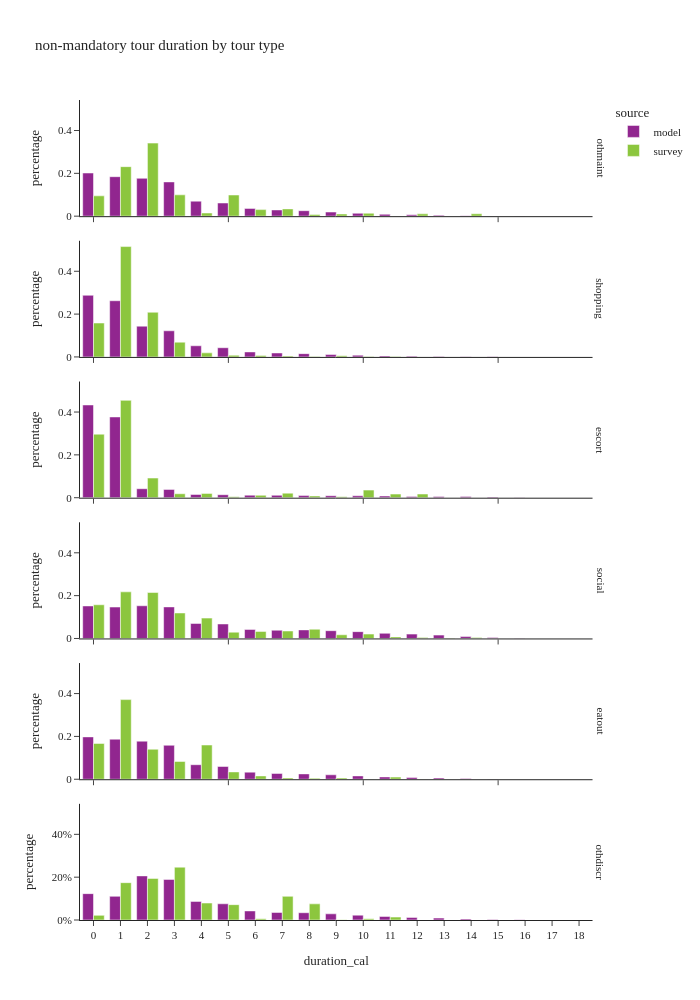

The notebook cell saved with this chart:
### Code cell
df_plot = non_m_tour_data.groupby(['source','tour_type','duration_cal'], observed=True)[['tour_weight']].sum().reset_index()
df_plot['percentage'] = df_plot.groupby(['source','tour_type'], group_keys=False)['tour_weight']. \
    apply(lambda x: x / float(x.sum()))

fig = px.bar(df_plot, x="duration_cal", y="percentage", color="source",barmode="group",
             facet_row='tour_type',
             title="non-mandatory tour duration by tour type")
fig.for_each_annotation(lambda a: a.update(text = a.text.split("=")[-1]))
fig.update_layout(height=1000, width=700, yaxis=dict(tickformat=".0%"), xaxis=dict(dtick="1"))
fig.show()

### Figure 1 — Plotly figure (JSON) as saved in the notebook; plotly's stock layout.template omitted (floating-point values rounded to 4 significant figures)
{"data": [{"alignmentgroup": "True", "hovertemplate": "source=model<br>tour_type=othmaint<br>duration_cal=%{x}<br>percentage=%{y}<extra></extra>", "legendgroup": "model", "marker": {"color": "#91268F", "pattern": {"shape": ""}}, "name": "model", "offsetgroup": "model", "orientation": "v", "showlegend": true, "textposition": "auto", "type": "bar", "x": [0.0, 1.0, 2.0, 3.0, 4.0, 5.0, 6.0, 7.0, 8.0, 9.0, 10.0, 11.0, 12.0, 13.0, 14.0, 15.0, 16.0, 17.0], "xaxis": "x6", "y": [0.2014, 0.1843, 0.1767, 0.16, 0.07009, 0.06143, 0.03636, 0.02907, 0.0256, 0.01927, 0.01349, 0.008795, 0.006076, 0.004168, 0.00216, 0.000732, 0.0003029, 7.212e-06], "yaxis": "y6"}, {"alignmentgroup": "True", "hovertemplate": "source=model<br>tour_type=shopping<br>duration_cal=%{x}<br>percentage=%{y}<extra></extra>", "legendgroup": "model", "marker": {"color": "#91268F", "pattern": {"shape": ""}}, "name": "model", "offsetgroup": "model", "orientation": "v", "showlegend": false, "textposition": "auto", "type": "bar", "x": [0.0, 1.0, 2.0, 3.0, 4.0, 5.0, 6.0, 7.0, 8.0, 9.0, 10.0, 11.0, 12.0, 13.0, 14.0, 15.0, 16.0, 17.0], "xaxis": "x5", "y": [0.2879, 0.2624, 0.1437, 0.1221, 0.05216, 0.04301, 0.0234, 0.01846, 0.01538, 0.01111, 0.008125, 0.004873, 0.00369, 0.002261, 0.0009542, 0.0003642, 7.837e-05, 6.915e-06], "yaxis": "y5"}, {"alignmentgroup": "True", "hovertemplate": "source=model<br>tour_type=escort<br>duration_cal=%{x}<br>percentage=%{y}<extra></extra>", "legendgroup": "model", "marker": {"color": "#91268F", "pattern": {"shape": ""}}, "name": "model", "offsetgroup": "model", "orientation": "v", "showlegend": false, "textposition": "auto", "type": "bar", "x": [0.0, 1.0, 2.0, 3.0, 4.0, 5.0, 6.0, 7.0, 8.0, 9.0, 10.0, 11.0, 12.0, 13.0, 14.0, 15.0, 16.0, 17.0, 18.0], "xaxis": "x4", "y": [0.433, 0.377, 0.04188, 0.0387, 0.01517, 0.01398, 0.01183, 0.0113, 0.009778, 0.009161, 0.008963, 0.007722, 0.006071, 0.005599, 0.005901, 0.002986, 0.0008403, 9.209e-05, 4.604e-06], "yaxis": "y4"}, {"alignmentgroup": "True", "hovertemplate": "source=model<br>tour_type=social<br>duration_cal=%{x}<br>percentage=%{y}<extra></extra>", "legendgroup": "model", "marker": {"color": "#91268F", "pattern": {"shape": ""}}, "name": "model", "offsetgroup": "model", "orientation": "v", "showlegend": false, "textposition": "auto", "type": "bar", "x": [0.0, 1.0, 2.0, 3.0, 4.0, 5.0, 6.0, 7.0, 8.0, 9.0, 10.0, 11.0, 12.0, 13.0, 14.0, 15.0, 16.0, 17.0, 18.0], "xaxis": "x3", "y": [0.1519, 0.1467, 0.1526, 0.1474, 0.07006, 0.06771, 0.0422, 0.03852, 0.04009, 0.03633, 0.03187, 0.02406, 0.0203, 0.01562, 0.008811, 0.004311, 0.001305, 0.0001555, 9.72e-06], "yaxis": "y3"}, {"alignmentgroup": "True", "hovertemplate": "source=model<br>tour_type=eatout<br>duration_cal=%{x}<br>percentage=%{y}<extra></extra>", "legendgroup": "model", "marker": {"color": "#91268F", "pattern": {"shape": ""}}, "name": "model", "offsetgroup": "model", "orientation": "v", "showlegend": false, "textposition": "auto", "type": "bar", "x": [0.0, 1.0, 2.0, 3.0, 4.0, 5.0, 6.0, 7.0, 8.0, 9.0, 10.0, 11.0, 12.0, 13.0, 14.0, 15.0, 16.0, 17.0], "xaxis": "x2", "y": [0.1978, 0.187, 0.1778, 0.1585, 0.06781, 0.05956, 0.0332, 0.02693, 0.02501, 0.02076, 0.01559, 0.01082, 0.008382, 0.005856, 0.003076, 0.001497, 0.0004079, 5.987e-05], "yaxis": "y2"}, {"alignmentgroup": "True", "hovertemplate": "source=model<br>tour_type=othdiscr<br>duration_cal=%{x}<br>percentage=%{y}<extra></extra>", "legendgroup": "model", "marker": {"color": "#91268F", "pattern": {"shape": ""}}, "name": "model", "offsetgroup": "model", "orientation": "v", "showlegend": false, "textposition": "auto", "type": "bar", "x": [0.0, 1.0, 2.0, 3.0, 4.0, 5.0, 6.0, 7.0, 8.0, 9.0, 10.0, 11.0, 12.0, 13.0, 14.0, 15.0, 16.0, 17.0], "xaxis": "x", "y": [0.1231, 0.1105, 0.2059, 0.1895, 0.08695, 0.07563, 0.04236, 0.03515, 0.03391, 0.02874, 0.02262, 0.01665, 0.01214, 0.008899, 0.004694, 0.002444, 0.000716, 5.683e-05], "yaxis": "y"}, {"alignmentgroup": "True", "hovertemplate": "source=survey<br>tour_type=othmaint<br>duration_cal=%{x}<br>percentage=%{y}<extra></extra>", "legendgroup": "survey", "marker": {"color": "#8CC63E", "pattern": {"shape": ""}}, "name": "survey", "offsetgroup": "survey", "orientation": "v", "showlegend": true, "textposition": "auto", "type": "bar", "x": [0.0, 1.0, 2.0, 3.0, 4.0, 5.0, 6.0, 7.0, 8.0, 9.0, 10.0, 11.0, 12.0, 14.0], "xaxis": "x6", "y": [0.09489, 0.2312, 0.3412, 0.09963, 0.01474, 0.09884, 0.03063, 0.03397, 0.007608, 0.01024, 0.0137, 0.001183, 0.0109, 0.01123], "yaxis": "y6"}, {"alignmentgroup": "True", "hovertemplate": "source=survey<br>tour_type=shopping<br>duration_cal=%{x}<br>percentage=%{y}<extra></extra>", "legendgroup": "survey", "marker": {"color": "#8CC63E", "pattern": {"shape": ""}}, "name": "survey", "offsetgroup": "survey", "orientation": "v", "showlegend": false, "textposition": "auto", "type": "bar", "x": [0.0, 1.0, 2.0, 3.0, 4.0, 5.0, 6.0, 7.0, 8.0, 9.0, 10.0, 11.0, 12.0], "xaxis": "x5", "y": [0.1584, 0.5154, 0.2086, 0.06896, 0.01901, 0.007801, 0.006357, 0.004282, 0.002284, 0.005449, 0.001846, 0.001687, 0.0], "yaxis": "y5"}, {"alignmentgroup": "True", "hovertemplate": "source=survey<br>tour_type=escort<br>duration_cal=%{x}<br>percentage=%{y}<extra></extra>", "legendgroup": "survey", "marker": {"color": "#8CC63E", "pattern": {"shape": ""}}, "name": "survey", "offsetgroup": "survey", "orientation": "v", "showlegend": false, "textposition": "auto", "type": "bar", "x": [0.0, 1.0, 2.0, 3.0, 4.0, 5.0, 6.0, 7.0, 8.0, 9.0, 10.0, 11.0, 12.0, 13.0, 15.0], "xaxis": "x4", "y": [0.2966, 0.4545, 0.09176, 0.01838, 0.02012, 0.004171, 0.01126, 0.02127, 0.008111, 0.004191, 0.03545, 0.01683, 0.01718, 0.0001735, 0.0], "yaxis": "y4"}, {"alignmentgroup": "True", "hovertemplate": "source=survey<br>tour_type=social<br>duration_cal=%{x}<br>percentage=%{y}<extra></extra>", "legendgroup": "survey", "marker": {"color": "#8CC63E", "pattern": {"shape": ""}}, "name": "survey", "offsetgroup": "survey", "orientation": "v", "showlegend": false, "textposition": "auto", "type": "bar", "x": [0.0, 1.0, 2.0, 3.0, 4.0, 5.0, 6.0, 7.0, 8.0, 9.0, 10.0, 11.0, 12.0, 13.0, 14.0, 15.0], "xaxis": "x3", "y": [0.1574, 0.2177, 0.2145, 0.1191, 0.09508, 0.02935, 0.03289, 0.03484, 0.04316, 0.01715, 0.02045, 0.007386, 0.004057, 0.002096, 0.004626, 0.0002747], "yaxis": "y3"}, {"alignmentgroup": "True", "hovertemplate": "source=survey<br>tour_type=eatout<br>duration_cal=%{x}<br>percentage=%{y}<extra></extra>", "legendgroup": "survey", "marker": {"color": "#8CC63E", "pattern": {"shape": ""}}, "name": "survey", "offsetgroup": "survey", "orientation": "v", "showlegend": false, "textposition": "auto", "type": "bar", "x": [0.0, 1.0, 2.0, 3.0, 4.0, 5.0, 6.0, 7.0, 8.0, 9.0, 10.0, 11.0, 12.0], "xaxis": "x2", "y": [0.167, 0.3718, 0.14, 0.08302, 0.1598, 0.03424, 0.01541, 0.006247, 0.004598, 0.005708, 0.001175, 0.01006, 0.000947], "yaxis": "y2"}, {"alignmentgroup": "True", "hovertemplate": "source=survey<br>tour_type=othdiscr<br>duration_cal=%{x}<br>percentage=%{y}<extra></extra>", "legendgroup": "survey", "marker": {"color": "#8CC63E", "pattern": {"shape": ""}}, "name": "survey", "offsetgroup": "survey", "orientation": "v", "showlegend": false, "textposition": "auto", "type": "bar", "x": [0.0, 1.0, 2.0, 3.0, 4.0, 5.0, 6.0, 7.0, 8.0, 9.0, 10.0, 11.0, 13.0, 15.0], "xaxis": "x", "y": [0.02166, 0.1743, 0.1941, 0.2467, 0.07924, 0.0717, 0.00584, 0.1105, 0.07536, 0.001237, 0.005549, 0.01359, 0.0, 0.0001676], "yaxis": "y"}], "layout": {"annotations": [{"font": {}, "showarrow": false, "text": "othdiscr", "textangle": 90, "x": 0.98, "xanchor": "left", "xref": "paper", "y": 0.07083, "yanchor": "middle", "yref": "paper"}, {"font": {}, "showarrow": false, "text": "eatout", "textangle": 90, "x": 0.98, "xanchor": "left", "xref": "paper", "y": 0.2425, "yanchor": "middle", "yref": "paper"}, {"font": {}, "showarrow": false, "text": "social", "textangle": 90, "x": 0.98, "xanchor": "left", "xref": "paper", "y": 0.4142, "yanchor": "middle", "yref": "paper"}, {"font": {}, "showarrow": false, "text": "escort", "textangle": 90, "x": 0.98, "xanchor": "left", "xref": "paper", "y": 0.5858, "yanchor": "middle", "yref": "paper"}, {"font": {}, "showarrow": false, "text": "shopping", "textangle": 90, "x": 0.98, "xanchor": "left", "xref": "paper", "y": 0.7575, "yanchor": "middle", "yref": "paper"}, {"font": {}, "showarrow": false, "text": "othmaint", "textangle": 90, "x": 0.98, "xanchor": "left", "xref": "paper", "y": 0.9292, "yanchor": "middle", "yref": "paper"}], "barmode": "group", "height": 1000, "legend": {"title": {"text": "source"}, "tracegroupgap": 0}, "title": {"text": "non-mandatory tour duration by tour type"}, "width": 700, "xaxis": {"anchor": "y", "domain": [0.0, 0.98], "dtick": "1", "title": {"text": "duration_cal"}}, "xaxis2": {"anchor": "y2", "domain": [0.0, 0.98], "matches": "x", "showticklabels": false}, "xaxis3": {"anchor": "y3", "domain": [0.0, 0.98], "matches": "x", "showticklabels": false}, "xaxis4": {"anchor": "y4", "domain": [0.0, 0.98], "matches": "x", "showticklabels": false}, "xaxis5": {"anchor": "y5", "domain": [0.0, 0.98], "matches": "x", "showticklabels": false}, "xaxis6": {"anchor": "y6", "domain": [0.0, 0.98], "matches": "x", "showticklabels": false}, "yaxis": {"anchor": "x", "domain": [0.0, 0.1417], "tickformat": ".0%", "title": {"text": "percentage"}}, "yaxis2": {"anchor": "x2", "domain": [0.1717, 0.3133], "matches": "y", "title": {"text": "percentage"}}, "yaxis3": {"anchor": "x3", "domain": [0.3433, 0.485], "matches": "y", "title": {"text": "percentage"}}, "yaxis4": {"anchor": "x4", "domain": [0.515, 0.6567], "matches": "y", "title": {"text": "percentage"}}, "yaxis5": {"anchor": "x5", "domain": [0.6867, 0.8283], "matches": "y", "title": {"text": "percentage"}}, "yaxis6": {"anchor": "x6", "domain": [0.8583, 1.0], "matches": "y", "title": {"text": "percentage"}}}}
